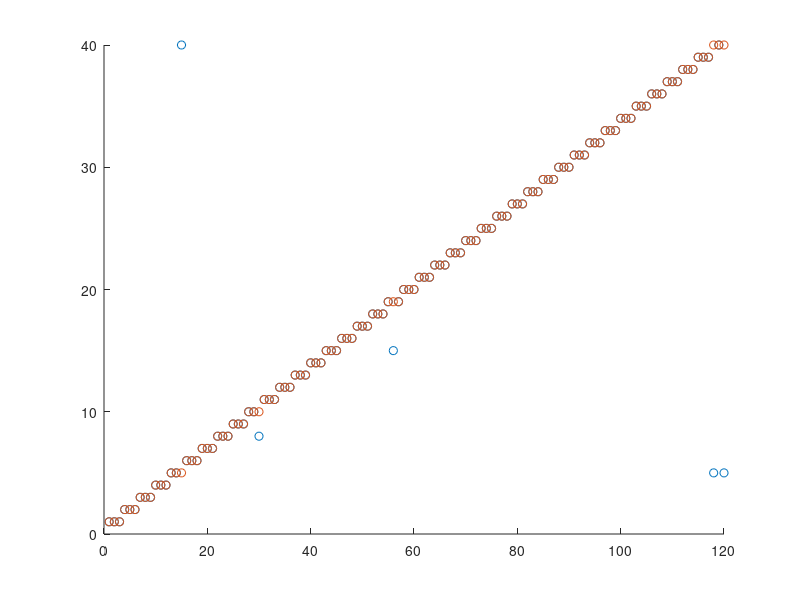

Write the MATLAB code that produced this figure.
clear

load('orl_train_test_data');
load('orl_train_test_lbls');

nClasses = 40;
nTestImages = size(testData,2);
nTrainImages = size(trainData,2);

dist = zeros(nTestImages, nTrainImages);
resLabels = zeros(nTestImages, 1);
for i = 1:nTestImages
    for j = 1:nTrainImages
        %find the i closest to j
        dist(i,j) = norm(testData(:,i)-trainData(:,j),2)^2;
    end
    [M,I] = min(dist(i,:));
    resLabels(i) = trainLbls(I);
end

%accuracy
accuracy = sum(resLabels==testLbls)/nTestImages

hold on
scatter(1:length(resLabels),resLabels, [], 'red')
scatter(1:length(testLbls),testLbls, [], 'blue')
